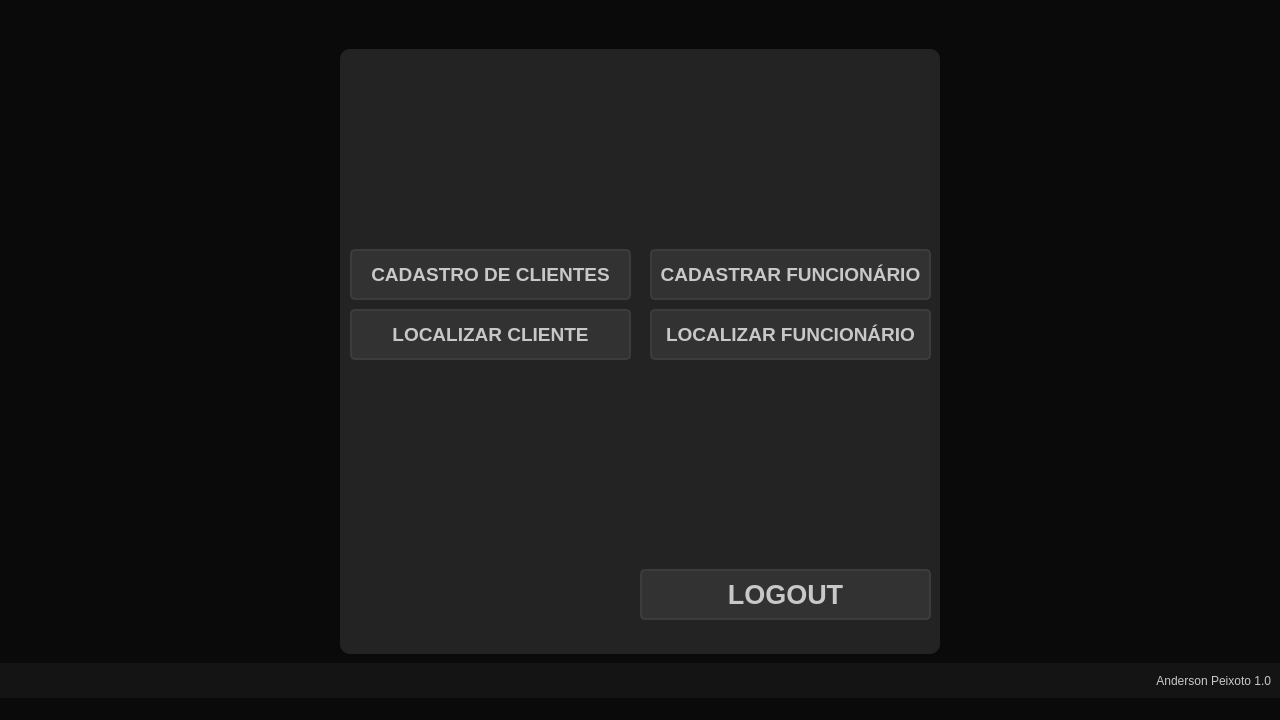
<?xml version="1.0" encoding="UTF-8"?>
<ui version="4.0">
 <class>MainWindow</class>
 <widget class="QMainWindow" name="MainWindow">
  <property name="geometry">
   <rect>
    <x>0</x>
    <y>0</y>
    <width>1280</width>
    <height>720</height>
   </rect>
  </property>
  <property name="minimumSize">
   <size>
    <width>500</width>
    <height>700</height>
   </size>
  </property>
  <property name="windowTitle">
   <string>MENU</string>
  </property>
  <property name="styleSheet">
   <string notr="true">color: rgb(200, 200, 200);
background-color: rgb(10, 10, 10);</string>
  </property>
  <widget class="QWidget" name="centralwidget">
   <layout class="QVBoxLayout" name="verticalLayout">
    <property name="spacing">
     <number>0</number>
    </property>
    <property name="leftMargin">
     <number>0</number>
    </property>
    <property name="topMargin">
     <number>0</number>
    </property>
    <property name="rightMargin">
     <number>0</number>
    </property>
    <property name="bottomMargin">
     <number>0</number>
    </property>
    <item>
     <widget class="QFrame" name="top_bar">
      <property name="maximumSize">
       <size>
        <width>16777215</width>
        <height>40</height>
       </size>
      </property>
      <property name="styleSheet">
       <string notr="true"/>
      </property>
      <property name="frameShape">
       <enum>QFrame::NoFrame</enum>
      </property>
      <property name="frameShadow">
       <enum>QFrame::Raised</enum>
      </property>
      <layout class="QHBoxLayout" name="horizontalLayout_2">
       <property name="spacing">
        <number>0</number>
       </property>
       <property name="leftMargin">
        <number>0</number>
       </property>
       <property name="topMargin">
        <number>5</number>
       </property>
       <property name="rightMargin">
        <number>0</number>
       </property>
       <property name="bottomMargin">
        <number>0</number>
       </property>
      </layout>
     </widget>
    </item>
    <item>
     <widget class="QFrame" name="content">
      <property name="styleSheet">
       <string notr="true"/>
      </property>
      <property name="frameShape">
       <enum>QFrame::NoFrame</enum>
      </property>
      <property name="frameShadow">
       <enum>QFrame::Raised</enum>
      </property>
      <layout class="QHBoxLayout" name="horizontalLayout">
       <item>
        <widget class="QFrame" name="login_area">
         <property name="maximumSize">
          <size>
           <width>600</width>
           <height>700</height>
          </size>
         </property>
         <property name="styleSheet">
          <string notr="true">background-color: rgb(35, 35, 35);
border-radius: 10px;</string>
         </property>
         <property name="frameShape">
          <enum>QFrame::NoFrame</enum>
         </property>
         <property name="frameShadow">
          <enum>QFrame::Raised</enum>
         </property>
         <widget class="QPushButton" name="pushButton_4">
          <property name="geometry">
           <rect>
            <x>300</x>
            <y>520</y>
            <width>291</width>
            <height>51</height>
           </rect>
          </property>
          <property name="font">
           <font>
            <pointsize>20</pointsize>
            <weight>75</weight>
            <bold>true</bold>
           </font>
          </property>
          <property name="styleSheet">
           <string notr="true">QPushButton{
	
	background-color: rgb(50, 50, 50);
	border: 2px solid rgb(60,60,60);
	border-radius: 5px;
}

QPushButton:hover{
	
	border: 2px solid rgb(70,70,70);
	border-radius: 5px;
}

QPushButton:pressed{
	
	background-color: rgb(250, 230, 0);
	border: 2px solid rgb(255,165,24);
	color: 5px;
	color: rgb(35,35,35);
}</string>
          </property>
          <property name="text">
           <string>LOGOUT</string>
          </property>
         </widget>
         <widget class="QLabel" name="label_5">
          <property name="geometry">
           <rect>
            <x>130</x>
            <y>330</y>
            <width>181</width>
            <height>20</height>
           </rect>
          </property>
          <property name="font">
           <font>
            <weight>75</weight>
            <bold>true</bold>
           </font>
          </property>
          <property name="styleSheet">
           <string notr="true">color: rgb(255, 0, 0);</string>
          </property>
          <property name="text">
           <string/>
          </property>
         </widget>
         <widget class="QPushButton" name="pushButton">
          <property name="geometry">
           <rect>
            <x>10</x>
            <y>200</y>
            <width>281</width>
            <height>51</height>
           </rect>
          </property>
          <property name="font">
           <font>
            <pointsize>14</pointsize>
            <weight>75</weight>
            <bold>true</bold>
           </font>
          </property>
          <property name="styleSheet">
           <string notr="true">QPushButton{
	
	background-color: rgb(50, 50, 50);
	border: 2px solid rgb(60,60,60);
	border-radius: 5px;
}

QPushButton:hover{
	
	border: 2px solid rgb(70,70,70);
	border-radius: 5px;
}

QPushButton:pressed{
	
	background-color: rgb(250, 230, 0);
	border: 2px solid rgb(255,165,24);
	color: 5px;
	color: rgb(35,35,35);
}</string>
          </property>
          <property name="text">
           <string>CADASTRO DE CLIENTES</string>
          </property>
         </widget>
         <widget class="QPushButton" name="pushButton_5">
          <property name="geometry">
           <rect>
            <x>10</x>
            <y>260</y>
            <width>281</width>
            <height>51</height>
           </rect>
          </property>
          <property name="font">
           <font>
            <pointsize>14</pointsize>
            <weight>75</weight>
            <bold>true</bold>
           </font>
          </property>
          <property name="styleSheet">
           <string notr="true">QPushButton{
	
	background-color: rgb(50, 50, 50);
	border: 2px solid rgb(60,60,60);
	border-radius: 5px;
}

QPushButton:hover{
	
	border: 2px solid rgb(70,70,70);
	border-radius: 5px;
}

QPushButton:pressed{
	
	background-color: rgb(250, 230, 0);
	border: 2px solid rgb(255,165,24);
	color: 5px;
	color: rgb(35,35,35);
}</string>
          </property>
          <property name="text">
           <string>LOCALIZAR CLIENTE</string>
          </property>
         </widget>
         <widget class="QPushButton" name="pushButton_2">
          <property name="geometry">
           <rect>
            <x>310</x>
            <y>200</y>
            <width>281</width>
            <height>51</height>
           </rect>
          </property>
          <property name="font">
           <font>
            <pointsize>14</pointsize>
            <weight>75</weight>
            <bold>true</bold>
           </font>
          </property>
          <property name="styleSheet">
           <string notr="true">QPushButton{
	
	background-color: rgb(50, 50, 50);
	border: 2px solid rgb(60,60,60);
	border-radius: 5px;
}

QPushButton:hover{
	
	border: 2px solid rgb(70,70,70);
	border-radius: 5px;
}

QPushButton:pressed{
	
	background-color: rgb(250, 230, 0);
	border: 2px solid rgb(255,165,24);
	color: 5px;
	color: rgb(35,35,35);
}</string>
          </property>
          <property name="text">
           <string>CADASTRAR FUNCIONÁRIO</string>
          </property>
         </widget>
         <widget class="QPushButton" name="pushButton_3">
          <property name="geometry">
           <rect>
            <x>310</x>
            <y>260</y>
            <width>281</width>
            <height>51</height>
           </rect>
          </property>
          <property name="font">
           <font>
            <pointsize>14</pointsize>
            <weight>75</weight>
            <bold>true</bold>
           </font>
          </property>
          <property name="styleSheet">
           <string notr="true">QPushButton{
	
	background-color: rgb(50, 50, 50);
	border: 2px solid rgb(60,60,60);
	border-radius: 5px;
}

QPushButton:hover{
	
	border: 2px solid rgb(70,70,70);
	border-radius: 5px;
}

QPushButton:pressed{
	
	background-color: rgb(250, 230, 0);
	border: 2px solid rgb(255,165,24);
	color: 5px;
	color: rgb(35,35,35);
}</string>
          </property>
          <property name="text">
           <string>LOCALIZAR FUNCIONÁRIO</string>
          </property>
         </widget>
        </widget>
       </item>
      </layout>
     </widget>
    </item>
    <item>
     <widget class="QFrame" name="bottom">
      <property name="maximumSize">
       <size>
        <width>16777215</width>
        <height>35</height>
       </size>
      </property>
      <property name="styleSheet">
       <string notr="true">background-color: rgb(20, 20, 20);</string>
      </property>
      <property name="frameShape">
       <enum>QFrame::NoFrame</enum>
      </property>
      <property name="frameShadow">
       <enum>QFrame::Raised</enum>
      </property>
      <layout class="QVBoxLayout" name="verticalLayout_2">
       <item>
        <widget class="QLabel" name="label">
         <property name="text">
          <string>Anderson Peixoto 1.0</string>
         </property>
         <property name="alignment">
          <set>Qt::AlignRight|Qt::AlignTrailing|Qt::AlignVCenter</set>
         </property>
        </widget>
       </item>
      </layout>
     </widget>
    </item>
   </layout>
  </widget>
  <widget class="QMenuBar" name="menubar">
   <property name="geometry">
    <rect>
     <x>0</x>
     <y>0</y>
     <width>1280</width>
     <height>21</height>
    </rect>
   </property>
  </widget>
  <widget class="QStatusBar" name="statusbar"/>
 </widget>
 <tabstops>
  <tabstop>pushButton</tabstop>
  <tabstop>pushButton_5</tabstop>
  <tabstop>pushButton_2</tabstop>
  <tabstop>pushButton_4</tabstop>
 </tabstops>
 <resources>
  <include location="file_rc.qrc"/>
 </resources>
 <connections/>
</ui>
